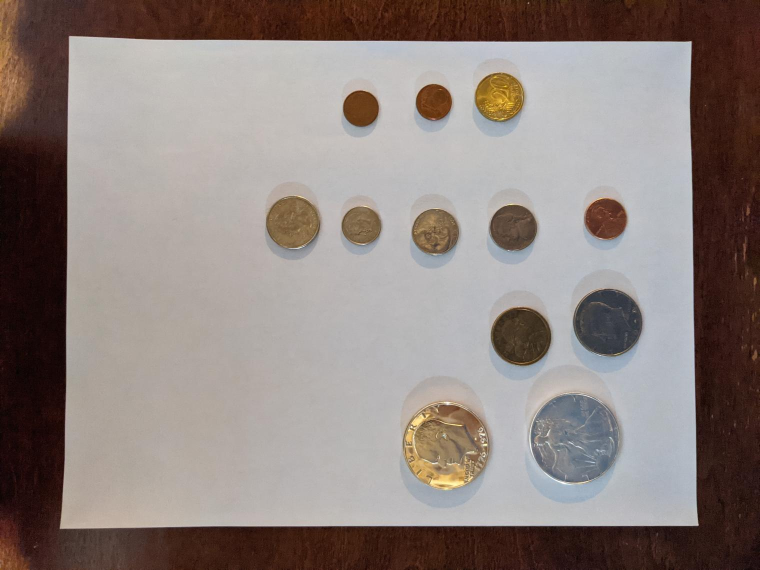
#> input picture coins_paper.jpg, 1520 x 1140 px (shown at 1/2 size)
$ jupyter execute counter.ipynb
#> lines starting #> are read from the running program, lines starting #| are printed output that depends on the picture; after the words box and inside, x2 and y2 are one past the last pixel; in counts of white or black regions, pixels touching at a corner belong together
# Coin Counter Final

An implementation of a live coin counter using a webcam in Python

[cell 1]
import os.path
import numpy as np
import scipy.ndimage as ndi
from skimage import io, color, filters, feature, segmentation, measure, draw, exposure
from sklearn import cluster
import matplotlib.pylab as plt
import cv2
from video import run_video
plt.gray();

[cell 2]
#change the image in this cell to change resulting image
im = io.imread('coins_paper.jpg')
#> im is the input picture: shape (1140, 1520, 3); mean R, G, B 141.3, 130.2, 126
plt.imshow(im)

[cell 3]
def nonzero(x):
    """
    If given 0 then this returns an extremely tiny, but non-zero, positive value. Otherwise the
    given value is returned. The value x must be a scalar and cannot be an array.
    """
    return np.finfo(float).eps if x == 0 else x

def largest_connected_component(thresh):
    """Connected components to get largest component in the image as a boolean image"""
    lbls = measure.label(thresh) # or cv2.connectedComponents(th, 8)
    if lbls.max() == 0: return np.zeros(thresh.shape, dtype=bool) # nothing found
    _, i = max(((lbls == i).sum(), i) for i in range(1, lbls.max()+1)) # find index of largest component
    return lbls == i

def largest_contour(contours):
    """
    Finds the largest contour (in terms of area).

    NOTE: This could use len(c) or cv2.arcLength(c, True) for different metrics to maximize
    instead of area.
    """
    if len(contours) == 0: return None
    _,c = max((cv2.contourArea(c), c) for c in contours)
    return c

def cos(pt0, pt1, pt2):
    """
    Calculate the cosine of the angle between the vectors from pt0 to pt1 and
    pt0 to pt2. This is done using the dot product and normalization.
    """
    v1 = (pt1 - pt0).astype(float)
    v2 = (pt2 - pt0).astype(float)
    return v1.dot(v2) / np.sqrt(nonzero((v1*v1).sum()*(v2*v2).sum()))

def dist(pt0, pt1):
    """Calculates the distance between two points."""
    d = pt0-pt1
    return np.sqrt((d*d).sum())

#original values:
#side = .2
#cos = .25
def is_approx_rectangular(contour, side_length_err=0.5, cosine_err=0.5):
    """
    Checks if a contour represents an approximate rectangle. It must have 4
    corners, be convex, have approximate equal side length for longer and
    shorter sides, and approximately 90 degree angles.

    The contour given as an Nx1x2 or Nx2 array. The side_length_err is the
    percent of maximum side length allowed as the difference between shortest
    and longest sides. The cosine_err is the values of cosine to consider around
    90 degrees.

    The err values may need to be tweaked for a specific applciation.
    """
    contour = contour.squeeze() # remove the length-1 dimension

    # Check Basics (4 corners and convex)
    if len(contour) != 4 or not cv2.isContourConvex(contour): return False
    # Check Side Lengths
    lengths = [dist(contour[i], contour[(i+1)%4]) for i in range(4)]
    lengths.sort()

    # Check shorter side lengths
    if (lengths[1] - lengths[0]) > side_length_err * lengths[3]: return False
    # Check longer side lengths
    if (lengths[3] - lengths[2]) > side_length_err * lengths[3]: return False

    # Check Angles
    # Gets the cosine of each corner by and making sure they are near 0 (since
    # the cosine of 90 degrees is 0).
    cosines = [abs(cos(contour[i], contour[(i+1)%4], contour[(i-1)%4])) for i in range(4)]
    if max(cosines) > cosine_err: return False

    return True

[cell 4]
def preprocess(im):
    '''Retrieves the largest contour in the image which is expected to be a standard piece of 8.5x11 in paper'''

    # Threshold image and get the largest component which should be the white background (expected to be a piece of paper)
    thres_im = ~cv2.adaptiveThreshold(im, 255, cv2.ADAPTIVE_THRESH_GAUSSIAN_C, cv2.THRESH_BINARY, 11, 2)
    paper = largest_connected_component(thres_im)

    # Get the contours in the image and find the largest
    contours,_ = cv2.findContours(paper.view('uint8'), cv2.RETR_EXTERNAL, cv2.CHAIN_APPROX_SIMPLE)
    contour = largest_contour(contours)
    if contour is None:
        return
    return contour

[cell 5]
'''
Returns boolean of contour if it is approximately shaped like a rectangle
'''
def aprox_rect(contour):
    APPROX_PERC = 0.02 # distance to approximate contour as a percent of the perimeter

    # Approximate it by letting it move up to 2% the length of the perimeter
    epsilon = APPROX_PERC * cv2.arcLength(contour, True)
    approx = cv2.approxPolyDP(contour, epsilon, True)

    return is_approx_rectangular(approx)

[cell 6]
'''
Returns image transformed to largest contour (should be paper rectangle)
'''
def orient_rect(contour):
    # We need to find the top-left-most coordinate
    # Find the point closest to (0,0)
    SHAPE = (663, 512) # destination image size
    dst = np.array([[0,0],[SHAPE[0]-1,0],[SHAPE[0]-1,SHAPE[1]-1],[0,SHAPE[1]-1]], "float32")

    contour = contour.squeeze()
    tl_idx = (contour*contour).sum(1).argmin()
    tl = contour[tl_idx]
    # The contour is either clockwise or counter-clockwise. The point either before
    # or after the found TL point, and it will be the one with the closer y value
    br = contour[(tl_idx+2)%4]
    a,b = contour[(tl_idx+1)%4], contour[(tl_idx-1)%4]
    if abs(tl[1]-a[1]) < abs(tl[1]-b[1]):
        # Next point (a) is top-right
        src = np.array([tl, a, br, b], "float32")
    else:
        # Previous point (b) is top-right
        src = np.array([tl, b, br, a], "float32")

    # Perform the actual transformation
    transform = cv2.getPerspectiveTransform(src, dst)
    paper = cv2.warpPerspective(blur, transform, SHAPE)

    return paper

[cell 7]
#thres_paper = ~cv2.adaptiveThreshold(paper, 255, cv2.ADAPTIVE_THRESH_GAUSSIAN_C, cv2.THRESH_BINARY, 11, 2)
'''
Plots detected circles from an image on original image. If the circle is the same size as a coin, then drawst he coins value above it.
'''
def print_circles(im, orig_im, currency, paper_area, error=0.3):
	output = orig_im.copy()
	circles = cv2.HoughCircles(im, cv2.HOUGH_GRADIENT, 1.4, 10, minRadius=1)
	# ensure at least some circles were found
	if circles is not None:
		# convert the (x, y) coordinates and radius of the circles to integers
		circles = np.round(circles[0, :]).astype("int")
		# loop over the (x, y) coordinates and radius of the circles
		total_val = 0
		for (x, y, r) in circles:
			# draw the circle in the output image
			cv2.circle(output, (x, y), r, (0, 255, 0), 4)
			ratio_area = np.pi*r*r / paper_area
			# Compare the ratio of the area of the circle to the area oft he paper with the ratio of the coint to paper to see if the circle (approximately) is the same size as the coin
			for coin in currency:
				if np.abs(coin[1] - ratio_area) <= error*coin[1]:
					cv2.putText(output, str(coin[0]), (x-60, y-50), cv2.FONT_HERSHEY_SIMPLEX, 2, (0, 0, 255), 2)
					total_val += coin[0]
					break
		cv2.putText(output, f"Total: {round(total_val, 2)}", (0, 50), cv2.FONT_HERSHEY_SIMPLEX, 2, (255, 255, 255), 2)
	return output

[cell 8]
currency = [(0.01, 19.05), (0.05, 21.21), (0.1, 17.91), (0.25, 24.26)]
bg_area = 60322.46 # 8.5x11 in paper (215.9x279.4 mm)
# Convert diameters into area ratios
CURRENCY = [(val, np.pi*((diam/2)**2) / bg_area) for val, diam in currency]
def count_coins_static(im):
    gray = cv2.cvtColor(im, cv2.COLOR_RGB2GRAY)
    blur = cv2.GaussianBlur(gray, (11,11), 1.5)
    contour = preprocess(blur)

    # Contour area must be >=50% of the image area (if not stop processing)
    area = cv2.contourArea(contour)
    if area < gray.size * 0.5:
        return im

    if contour is None or not aprox_rect(contour):
        print("Could not find paper contour!")
        return im

    #coin counting


    return print_circles(blur, im, CURRENCY, area)

[cell 9]
plt.imshow(count_coins_static(im))
#> in count_coins_static, `gray = cv2.cvtColor(im, cv2.COLOR_RGB2GRAY)`:
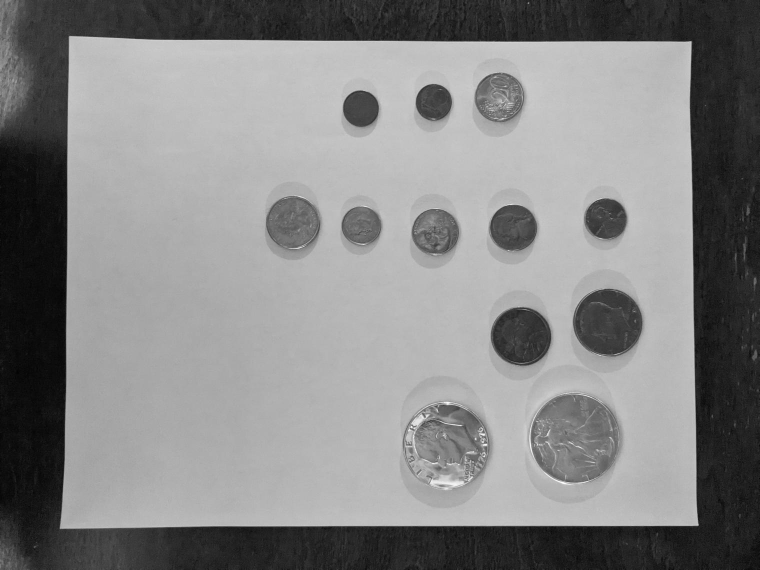
#> gray: shape (1140, 1520) (shown at 1/2 size); min 2, max 255, mean 133
#> in preprocess, `thres_im = ~cv2.adaptiveThreshold(im, 255, cv2.ADAPTIVE_THRESH_GAUSSIA..`:
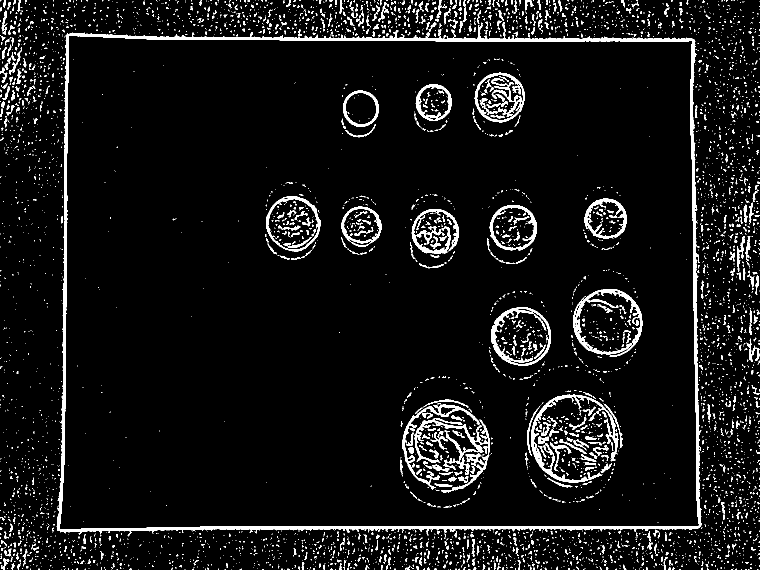
#> thres_im: shape (1140, 1520) (shown at 1/2 size); 6.4% white; 5377 white regions (4741 under 20 px), largest, box (x1, y1, x2, y2) and area: (113, 45, 1404, 1073) 27927, (1062, 789, 1237, 965) 3965, (1146, 578, 1285, 714) 3282
#> in largest_connected_component, `lbls = measure.label(thresh)`:
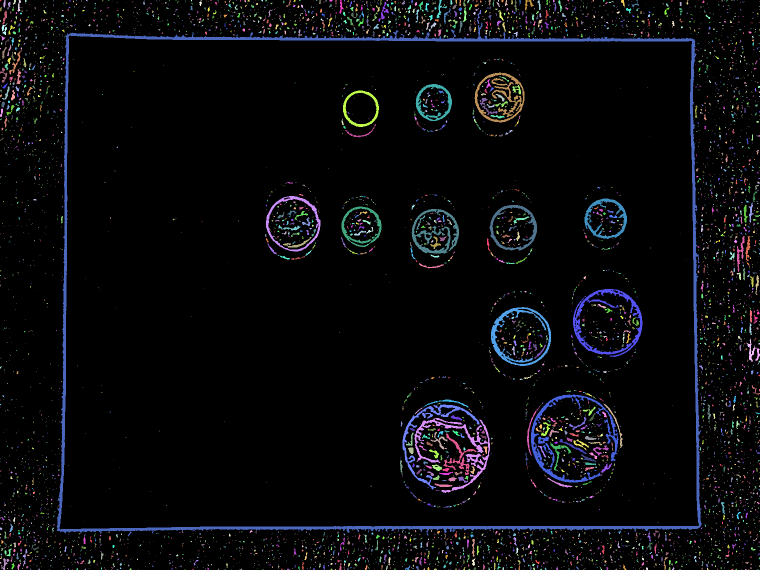
#> lbls: shape (1140, 1520) int64 (shown at 1/2 size); 5378 distinct labels, from 0 to 5377; one colour per label, 0 black
#> in largest_connected_component, `_, i = max(((lbls == i).sum(), i) for i in range(1, lbls.max()+1))`: i = 724
#> in largest_connected_component, `return lbls == i`:
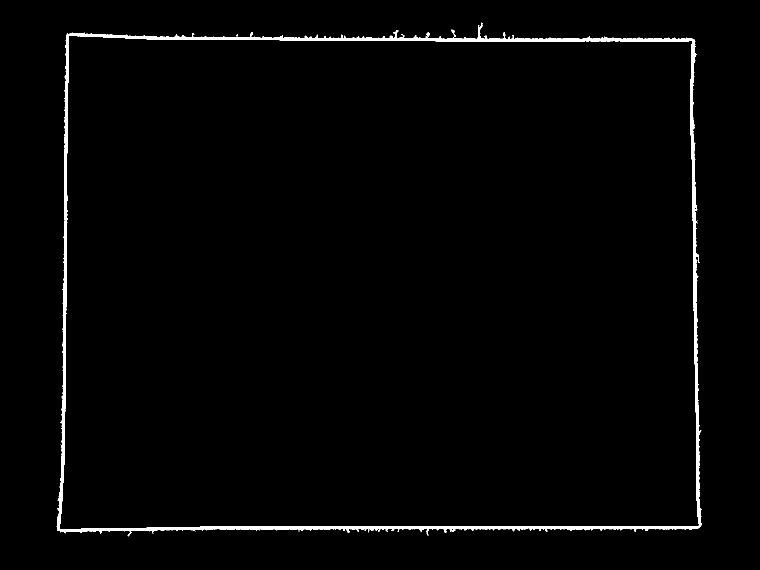
#> returned value: shape (1140, 1520) bool (shown at 1/2 size); 1.6% white; 1 white region
#> in preprocess, `contours,_ = cv2.findContours(paper.view('uint8'), cv2.RETR_EXTERNAL, ..`: contours = 1 contour; box (x1, y1, x2, y2) and area: (113, 45, 1404, 1073) 1245393
#> in largest_contour, `_,c = max((cv2.contourArea(c), c) for c in contours)`: c = contour of 2732 points, box (x1, y1, x2, y2) (113, 45, 1404, 1073), area 1245393
#> in preprocess, `contour = largest_contour(contours)`: contour has the same summary as c in largest_contour
#> in count_coins_static, `contour = preprocess(blur)`: contour has the same summary as c in largest_contour
#> in count_coins_static, `area = cv2.contourArea(contour)`: area = 1245393
#> in aprox_rect, `epsilon = APPROX_PERC * cv2.arcLength(contour, True)`: epsilon = 120.3
#> in aprox_rect, `approx = cv2.approxPolyDP(contour, epsilon, True)`: approx = [[1388, 79], [134, 67], [114, 1061], [1398, 1055]]
#> in is_approx_rectangular, `lengths = [dist(contour[i], contour[(i+1)%4]) for i in range(4)]`: lengths = [1254.1, 994.2, 1284, 976.1]
#> in is_approx_rectangular, `cosines = [abs(cos(contour[i], contour[(i+1)%4], contour[(i-1)%4])) fo..`: cosines = [0.0198, 0.0105, 0.0248, 0.00557]
#> in print_circles, `circles = cv2.HoughCircles(im, cv2.HOUGH_GRADIENT, 1.4, 10, minRadius=1)`: circles = 15 rows, first 8: [1217.3, 644.7, 67.36], [1026.9, 455.7, 46.78], [895.3, 892.5, 84.02], [998.9, 195.3, 50.14], [867.3, 203.7, 36.28], [1150.1, 874.3, 88.78], [886.9, 886.9, 81.78], [721.7, 217.7, 35.86]
#> in print_circles, `circles = np.round(circles[0, :]).astype("int")`: circles = 15 rows, first 8: [1217, 645, 67], [1027, 456, 47], [895, 892, 84], [999, 195, 50], [867, 204, 36], [1150, 874, 89], [887, 887, 82], [722, 218, 36]
#> the loop in print_circles, `for (x, y, r) in circles:` made 15 passes
#> (x, y, r, ratio_area) on passes 1 to 12: (1217, 645, 67, 0.0113), (1027, 456, 47, 0.00557), (895, 892, 84, 0.0178), (999, 195, 50, 0.00631), (867, 204, 36, 0.00327), (1150, 874, 89, 0.02), (887, 887, 82, 0.017), (722, 218, 36, 0.00327), (1041, 671, 59, 0.00878), (872, 464, 47, 0.00557), (887, 900, 79, 0.0157), (587, 444, 54, 0.00736)
#> after the loop in print_circles, `for (x, y, r) in circles:`:
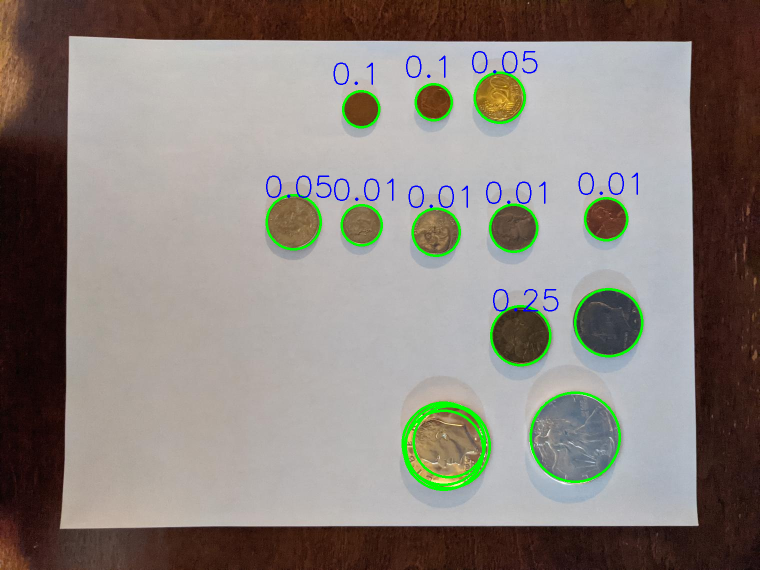
#> output: shape (1140, 1520, 3) (shown at 1/2 size); 1.92% of pixels changed, all inside (x1, y1, x2, y2) = (531, 102, 1287, 982)
#> after the loop in print_circles, `for (x, y, r) in circles:`: total_val = 0.59
#> in print_circles, `cv2.putText(output, f"Total: {round(total_val, 2)}", (0, 50), cv2.FONT..`:
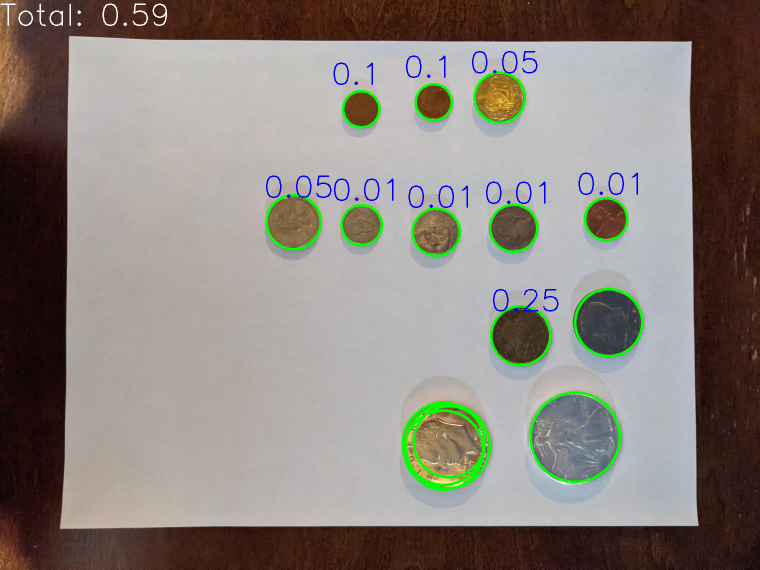
#> output: shape (1140, 1520, 3) (shown at 1/2 size); 0.13% of pixels changed, all inside (x1, y1, x2, y2) = (1, 7, 334, 52)

[cell 10]
def count_coins_live(camera_num=1):
    run_video(count_coins_static, camera_num=camera_num)

count_coins_live(0)
